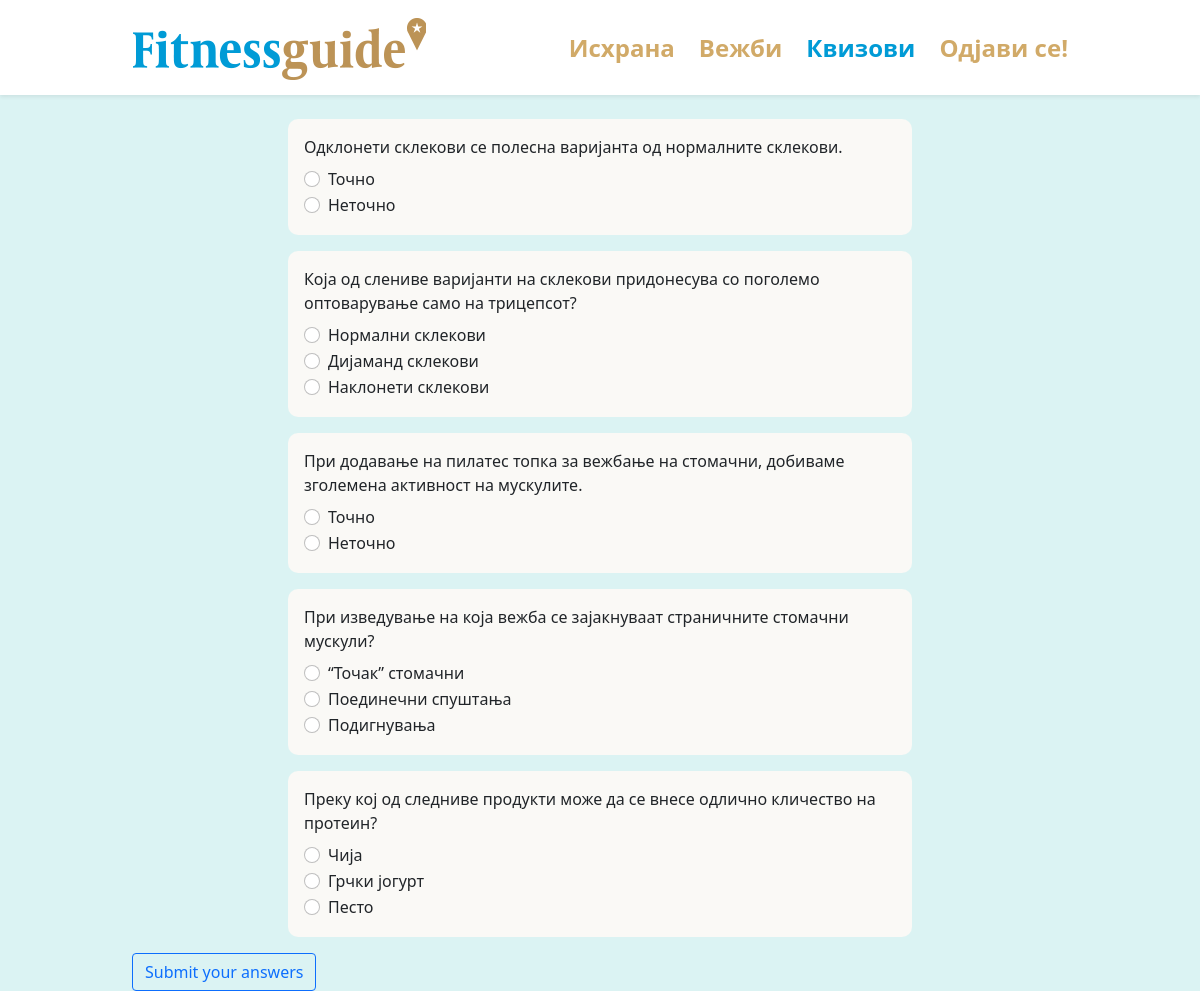
The app's page /quizzes/2/ with its own data.
### fitness_app/models.py (models this page shows, shortened)
class Question(models.Model):
    content = models.TextField()
    possibleAnswers = models.ManyToManyField(Answer,  related_name='possible_answers', blank=True, null=True)
    theAnswer = models.OneToOneField(Answer, on_delete=models.CASCADE, primary_key=True,  related_name='the_answer')
    test = models.ForeignKey(Test, on_delete=models.CASCADE)

class Answer(models.Model):
    content = models.TextField()
    def __str__(self):
        return self.content

### fitness_app/views.py (the view)
# urls.py: path('quizzes/<id_quiz>/', quiz, name='quiz'),
def quiz(request, id_quiz):
    if request.method == "POST":
        completedTests = TestUser.objects.filter(fitnessUser=request.user).filter(test=id_quiz)
        score = completedTests[0].score
        return render(request, "yourScore.html", context={'score': score})
    queryset = Question.objects.filter(test_id__in=id_quiz)
    tmp = [i.possibleAnswers.all() for i in queryset]
    queryset2 = [tmp[i] for i in range((len(tmp) - 1), -1, -1)]
    queryset3 = Test.objects.get(pk=id_quiz).level
    tmp2 = [i.theAnswer for i in queryset]
    queryset4 = [tmp2[i] for i in range((len(tmp2) - 1), -1, -1)]
    queryset5 = id_quiz
    context = {'questions': queryset, 'answers': queryset2, 'level': queryset3,
               'theAnswers': queryset4, 'testId': queryset5}
    return render(request, 'quizDetails.html', context=context)

### fitness_app/templates/quizDetails.html (shortened to what this page needs)
<!DOCTYPE html>
<html lang="en">
<head>
    <link href="https://cdn.jsdelivr.net/npm/bootstrap@5.0.2/dist/css/bootstrap.min.css" rel="stylesheet"
>
</head>
{% if level == "low" %}
    <body class="bg-low">
    {% elif level == "medium" %}
    <body class="bg-medium">
{% else %}
    <body class="bg-advence">
{% endif %}
<div class="sticky-top">
    <nav class="navbar navbar-expand-lg shadow-sm bg-white mb-4">
        <div class="container">
            <a class="navbar-brand pe-0 pe-md-1 pe-xl-0 me-0 me-md-5" href="{% url 'nutrition' %}">
                {% load static %}
                <img src="{% static 'fitness-guide_logo.png' %}" alt="Logo" class="img-fluid pe-sm-5 pe-md-0" width="294">
            </a>
            <div class="collapse navbar-collapse d-lg-flex align-items-center justify-content-end"
                 id="navbarSupportedContent">
                <ul class="mb-0 d-flex flex-column align-items-center justify-content-center flex-md-row justify-content-end">
                    <li>
                        <a class="me-4 fs-4" href="{% url 'nutrition' %}">Исхрана</a>
                    </li>
                    <li>
                        <a class="me-4 fs-4" href="{% url 'muscleGroups' %}">Вежби</a>
                    </li>
                    <li>
                        <a class="me-4 fs-4" id="activeByDefault" href="{% url 'quizzes' %}">Квизови</a>
                    </li>
                </ul>
            </div>
            <div class="logout">
                <a class="fs-4" href="{% url 'logout_request' %}">
                    Одјави се!
                </a>
            </div>
        </div>
    </nav>
</div>
<div class="container">
        {% for question in questions %}
        <div>
            <div class="col col-12 col-lg-8 offset-lg-2 bg-offWhite border-radius p-3 mb-3">
                <div class="mb-2">
                    {{ question.content }}
                </div>
                {% for answer in answers.pop %}
                <div class="form-check">
                    <input class="form-check-input" type="radio" id="{{ answer.pk }}" name="{{ question.content }}" value={{ answer.content }}>
                    <label class="form-check-label" for="{{ answer.pk }}">
                        {{ answer.content }}
                    </label>
                </div>
                {% endfor %}
            </div>
        </div>
    {% endfor %}
    <form method="post" enctype="multipart/form-data">
        <button type="submit" onclick="calculateScore('{{ theAnswers }}', '{{ level }}', '{{ testId }}')" class="btn btn-outline-primary">Submit your answers</button>
    </form>
</div>
</body>
</html>

### fitness_app/templates/quizDetails.html (style rules this page uses)
.container { margin-right: 10%; max-width: 80%; margin-left: 10%; }
a { text-decoration: none; font-weight: bold; font-size: 1.2em; color: #d1aa68; }
#activeByDefault { color: #009bd6; }
ul { list-style: none; }
.bg-offWhite { background-color: #FAF9F6; }
.bg-low { background-color: #dbf3f3; }
.border-radius { border-radius: 10px; }

### records on screen
Question: content "Одклонети склекови се полесна варијанта од нормалните склекови."
Answer: content "Точно"
Answer: content "Неточно"
Question: content "Која од слениве варијанти на склекови придонесува со поголемо оптоварување само на трицепсот?"
Answer: content "Нормални склекови"
Answer: content "Дијаманд склекови"
Answer: content "Наклонети склекови"
Question: content "При додавање на пилатес топка за вежбање на стомачни, добиваме зголемена активност на мускулите."
Answer: content "Точно"
Answer: content "Неточно"
Question: content "При изведување на која вежба се зајакнуваат страничните стомачни мускули?"
Answer: content "“Точак” стомачни"
Answer: content "Поединечни спуштања"
Answer: content "Подигнувања"
Question: content "Преку кој од следниве продукти може да се внесе одлично кличество на протеин?"
Answer: content "Чија"
Answer: content "Грчки јогурт"
Answer: content "Песто"
